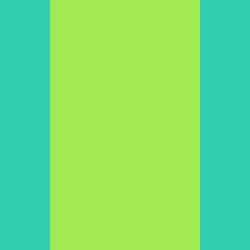
Frame 1 (no input)
Frame 60 (the mouse pressed at the canvas centre just before this capture): identical to frame 1, image omitted
Frame 120 (the mouse held since frame 60 and released just before this capture): identical to frame 1, image omitted

The Processing sketch that drew this single still picture (run headless with seeded random() and noise(); from frame 60 on, the mouse is pressed at the canvas centre):

// Processing sketch: processing_18417
// ── processing_18417.pde

void setup () {
size(250, 250);
background (#A1EA53);
}
void draw () {
  noStroke();
  smooth();
  fill(#32CEB0);
  rect(0, 0, 50, 250);
  rect(200, 0, 50, 250);
}
void mouseClicked() {
  stroke(#272934);
  strokeWeight(random (0, 8));
  line (50, random (0, 250), 200, random (0, 250));
  stroke(random (0, 50));
  line (50, random (0, 250), 200, random (0, 250));
  stroke(#F0F29F, 120);
  line (50, random (0, 250), 200, random (0, 250));
}
